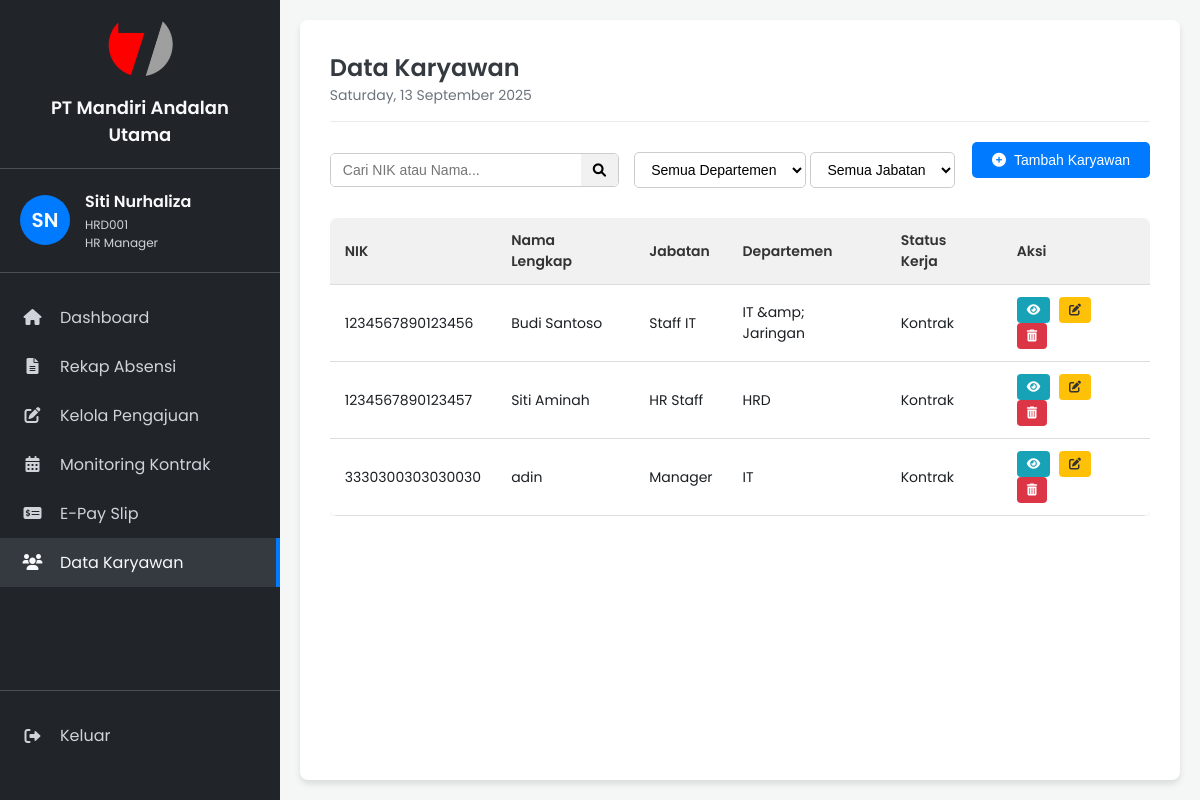
Page /data_karyawan/data_karyawan.php on the committed database.
### tables this page shows
CREATE TABLE `karyawan` (
  `nik_ktp` varchar(16) NOT NULL COMMENT 'NIK dari KTP, sebagai primary key',
  `nama_lengkap` varchar(100) NOT NULL,
  `jenis_kelamin` enum('Laki-laki','Perempuan') NOT NULL,
  `tempat_lahir` varchar(50) DEFAULT NULL,
  `tanggal_lahir` date NOT NULL,
  `alamat` text,
  `no_hp_wa` varchar(20) NOT NULL,
  `status_pernikahan` enum('Lajang','Menikah','Cerai') NOT NULL,
  `agama` varchar(20) NOT NULL,
  `foto_path` varchar(255) DEFAULT NULL COMMENT 'Path atau URL ke file foto',
  `serumah_nama` varchar(100) DEFAULT NULL,
  `serumah_no_hp` varchar(20) DEFAULT NULL,
  `serumah_alamat` text,
  `serumah_hubungan` varchar(50) DEFAULT NULL,
  `tidaksesumah_nama` varchar(100) DEFAULT NULL,
  `tidaksesumah_no_hp` varchar(20) DEFAULT NULL,
  `tidaksesumah_alamat` text,
  `tidaksesumah_hubungan` varchar(50) DEFAULT NULL,
  `nik_karyawan` varchar(20) NOT NULL COMMENT 'Nomor Induk Karyawan perusahaan',
  `tanggal_masuk` date NOT NULL,
  `departemen` varchar(50) NOT NULL,
  `jabatan` varchar(50) NOT NULL,
  `status_kerja` enum('Kontrak','Tetap','Magang','Outsourcing') NOT NULL,
  `lokasi_kerja` varchar(100) NOT NULL,
  `npwp` varchar(30) DEFAULT NULL,
  `bpjs_kesehatan` varchar(30) DEFAULT NULL,
  `bpjs_ketenagakerjaan` varchar(30) DEFAULT NULL,
  `rekening` varchar(50) DEFAULT NULL,
  `nama_bank` varchar(50) DEFAULT NULL,
  `email` varchar(100) NOT NULL,
  `password_hash` varchar(255) NOT NULL COMMENT 'Password yang di-hash',
  `role` enum('Karyawan','HRD','Manager') NOT NULL,
  `created_at` timestamp NOT NULL DEFAULT CURRENT_TIMESTAMP,
  `tanggal_akhir_kontrak` date DEFAULT NULL
);

### data_karyawan/data_karyawan.php (the view, shortened to what this page needs)
<?php
$servername = "localhost";
$username = "root";
$password = "";
$dbname = "hrd_system";
$conn = new mysqli($servername, $username, $password, $dbname);
$search_query = isset($_GET['search']) ? $_GET['search'] : '';
$sql = "SELECT * FROM karyawan WHERE 1=1";
$stmt = $conn->prepare($sql);
if ($stmt) {
    $stmt->execute();
    $result = $stmt->get_result();
    $employees = $result->fetch_all(MYSQLI_ASSOC);
} else {
    $employees = [];
    echo "Error: " . $conn->error;
}
?>
<!DOCTYPE html>
<html lang="id">
<head>
    <link rel="stylesheet" href="../style.css">
    <link rel="stylesheet" href="https://cdnjs.cloudflare.com/ajax/libs/font-awesome/6.0.0-beta3/css/all.min.css">
</head>
<body>
    <div class="container">
        <aside class="sidebar">
            <div class="company-brand">
                <img src="../image/manu.png" alt="Logo PT Mandiri Andalan Utama" class="company-logo">
                <p class="company-name">PT Mandiri Andalan Utama</p>
            </div>
            <div class="user-info">
                <div class="user-avatar">SN</div>
                <div class="user-details">
                    <p class="user-name">Siti Nurhaliza</p>
                    <p class="user-id">HRD001</p>
                    <p class="user-role">HR Manager</p>
                </div>
            </div>
            <nav class="sidebar-nav">
                <ul>
                    <li><a href="../index.php"><i class="fas fa-home"></i> Dashboard</a></li>
                    <li><a href="#"><i class="fas fa-file-alt"></i> Rekap Absensi</a></li>
                    <li><a href="../pengajuan/kelola_pengajuan.php"><i class="fas fa-edit"></i> Kelola Pengajuan</a>
                    </li>
                    <li><a href="#"><i class="fas fa-calendar-alt"></i> Monitoring Kontrak</a></li>
                    <li><a href="../payslip/e_payslip_hrd.php"><i class="fas fa-money-check-alt"></i> E-Pay Slip</a>
                    </li>
                    <li class="active"><a href="#"><i class="fas fa-users"></i> Data Karyawan</a></li>
                </ul>
            </nav>
            <div class="logout-link">
                <a href="#"><i class="fas fa-sign-out-alt"></i> Keluar</a>
            </div>
        </aside>
        <main class="main-content">
            <header class="main-header">
                <h1>Data Karyawan</h1>
                <p class="current-date"><?php echo date('l, d F Y'); ?></p>
            </header>
            <div class="toolbar">
                <div class="search-filter-container">
                    <form action="data_karyawan.php" method="GET" class="search-form">
                        <div class="search-box">
                            <input type="text" name="search" placeholder="Cari NIK atau Nama..."
                                value="<?php echo htmlspecialchars($search_query); ?>">
                            <button type="submit"><i class="fas fa-search"></i></button>
                        </div>
                        <div class="filter-box">
                            <select name="departemen" onchange="this.form.submit()">
                                <option value="">Semua Departemen</option>
                            </select>
                            <select name="jabatan" onchange="this.form.submit()">
                                <option value="">Semua Jabatan</option>
                            </select>
                        </div>
                    </form>
                </div>
                <div class="action-buttons">
                    <button class="add-button" onclick="openModal()">
                        <i class="fas fa-plus-circle"></i> Tambah Karyawan
                    </button>
                </div>
            </div>
            <div class="data-table-container">
                <table>
                    <thead>
                        <tr>
                            <th>NIK</th>
                            <th>Nama Lengkap</th>
                            <th>Jabatan</th>
                            <th>Departemen</th>
                            <th>Status Kerja</th>
                            <th>Aksi</th>
                        </tr>
                    </thead>
                    <tbody>
                        <?php if (empty($employees)): ?>
                            <tr>
                                <td colspan="6" style="text-align: center;">Tidak ada data karyawan yang ditemukan.</td>
                            </tr>
                        <?php else: ?>
                            <?php foreach ($employees as $employee): ?>
                                <tr>
                                    <td><?php echo htmlspecialchars($employee['nik_ktp']); ?></td>
                                    <td><?php echo htmlspecialchars($employee['nama_lengkap']); ?></td>
                                    <td><?php echo htmlspecialchars($employee['jabatan']); ?></td>
                                    <td><?php echo htmlspecialchars($employee['departemen']); ?></td>
                                    <td><?php echo htmlspecialchars($employee['status_kerja']); ?></td>
                                    <td>
                                        <button class="action-btn view-btn"
                                            onclick="openViewModal('<?php echo htmlspecialchars($employee['nik_ktp']); ?>')"><i
                                                class="fas fa-eye"></i></button>
                                        <button class="action-btn edit-btn"
                                            onclick="openEditModal('<?php echo htmlspecialchars($employee['nik_ktp']); ?>')"><i
                                                class="fas fa-edit"></i></button>
                                        <button class="action-btn delete-btn"
                                            onclick="confirmDelete('<?php echo htmlspecialchars($employee['nik_ktp']); ?>')"><i
                                                class="fas fa-trash-alt"></i></button>
                                    </td>
                                </tr>
                            <?php endforeach; ?>
                        <?php endif; ?>
                    </tbody>
                </table>
            </div>
        </main>
    </div>
</body>
</html>

### style.css (style rules this page uses)
:root { --primary-color: #007bff; --dark-bg: #212529; --darker-bg: #1c2024; --text-color: #f8f9fa; --light-text-color: #ced4da; --active-bg: #343a40; --border-color: #495057; }
* { margin: 0; padding: 0; box-sizing: border-box; }
body { font-family: 'Poppins', sans-serif; background-color: #f4f7f6; color: var(--darker-bg); }
.container { display: flex; height: 100vh; }
.sidebar { width: 280px; background-color: var(--dark-bg); color: var(--text-color); display: flex; flex-direction: column; padding: 20px 0; }
.company-brand { padding: 0 20px 20px; text-align: center; border-bottom: 1px solid var(--border-color); margin-bottom: 20px; }
.company-logo { max-width: 70px; height: auto; margin-bottom: 10px; }
.company-name { font-size: 18px; font-weight: 600; color: var(--text-color); margin: 0; }
.user-info { display: flex; align-items: center; padding: 0 20px 20px; border-bottom: 1px solid var(--border-color); margin-bottom: 20px; }
.user-avatar { width: 50px; height: 50px; background-color: var(--primary-color); border-radius: 50%; display: flex; justify-content: center; align-items: center; font-size: 20px; font-weight: 600; margin-right: 15px; }
.user-details .user-name { font-size: 16px; font-weight: 600; margin-bottom: 2px; }
.user-details .user-id, .user-details .user-role { font-size: 12px; color: var(--light-text-color); margin: 0; }
.sidebar-nav ul { list-style: none; }
.sidebar-nav li a { display: flex; align-items: center; padding: 12px 20px; color: var(--light-text-color); text-decoration: none; transition: background-color 0.2s, color 0.2s; }
.sidebar-nav li a:hover, .sidebar-nav li.active a { background-color: var(--active-bg); color: var(--text-color); }
.sidebar-nav li.active a { border-right: 4px solid var(--primary-color); }
.sidebar-nav li a i { width: 25px; text-align: center; margin-right: 15px; }
.logout-link { margin-top: auto; padding: 20px 0; border-top: 1px solid var(--border-color); }
.logout-link a { display: flex; align-items: center; padding: 12px 20px; color: var(--light-text-color); text-decoration: none; transition: background-color 0.2s, color 0.2s; }
.logout-link a i { width: 25px; text-align: center; margin-right: 15px; }
.main-content { flex-grow: 1; padding: 30px; background-color: #fff; border-radius: 8px; box-shadow: 0 4px 6px rgba(0, 0, 0, 0.1); margin: 20px; overflow: auto; }
.main-header { margin-bottom: 20px; padding-bottom: 15px; border-bottom: 1px solid #e9ecef; }
.main-header h1 { font-size: 24px; font-weight: 600; color: #343a40; }
.main-header .current-date { font-size: 14px; color: #6c757d; }
.action-buttons { margin-bottom: 20px; }
.add-button { background-color: var(--primary-color); color: white; padding: 10px 20px; border: none; border-radius: 5px; cursor: pointer; font-size: 14px; display: inline-flex; align-items: center; transition: background-color 0.2s; }
.add-button i { margin-right: 8px; }
.data-table-container { overflow-x: auto; }
table { width: 100%; border-collapse: collapse; background-color: #fff; border-radius: 8px; overflow: hidden; box-shadow: 0 2px 5px rgba(0, 0, 0, 0.05); }
thead { background-color: #f1f1f1; }
th, td { padding: 12px 15px; text-align: left; border-bottom: 1px solid #ddd; font-size: 14px; }
th { font-weight: 600; color: #333; }
.action-btn { padding: 6px 10px; border-radius: 4px; border: none; cursor: pointer; font-size: 12px; margin-right: 5px; position: relative; z-index: 10; outline: none; transition: background-color 0.2s; }
.view-btn { background-color: #17a2b8; color: white; }
.edit-btn { background-color: #ffc107; color: #333; }
.delete-btn { background-color: #dc3545; color: white; }
.toolbar { display: flex; justify-content: space-between; align-items: center; margin-bottom: 20px; }
.search-filter-container { display: flex; gap: 15px; align-items: center; }
.search-form { display: flex; align-items: center; gap: 15px; }
.search-box { display: flex; border: 1px solid #ccc; border-radius: 5px; overflow: hidden; }
.search-box input { border: none; padding: 8px 12px; font-size: 14px; width: 250px; }
.search-box button { background-color: #f1f1f1; border: none; padding: 8px 12px; cursor: pointer; transition: background-color 0.2s; }
.filter-box select { padding: 8px 12px; border: 1px solid #ccc; border-radius: 5px; font-size: 14px; background-color: white; }

### rows in the picture
karyawan: nik_ktp "1234567890123456", nama_lengkap "Budi Santoso", jabatan "Staff IT", departemen "IT &amp; Jaringan", status_kerja "Kontrak"
karyawan: nik_ktp "1234567890123457", nama_lengkap "Siti Aminah", jabatan "HR Staff", departemen "HRD", status_kerja "Kontrak"
karyawan: nik_ktp "3330300303030030", nama_lengkap "adin", jabatan "Manager", departemen "IT", status_kerja "Kontrak"
